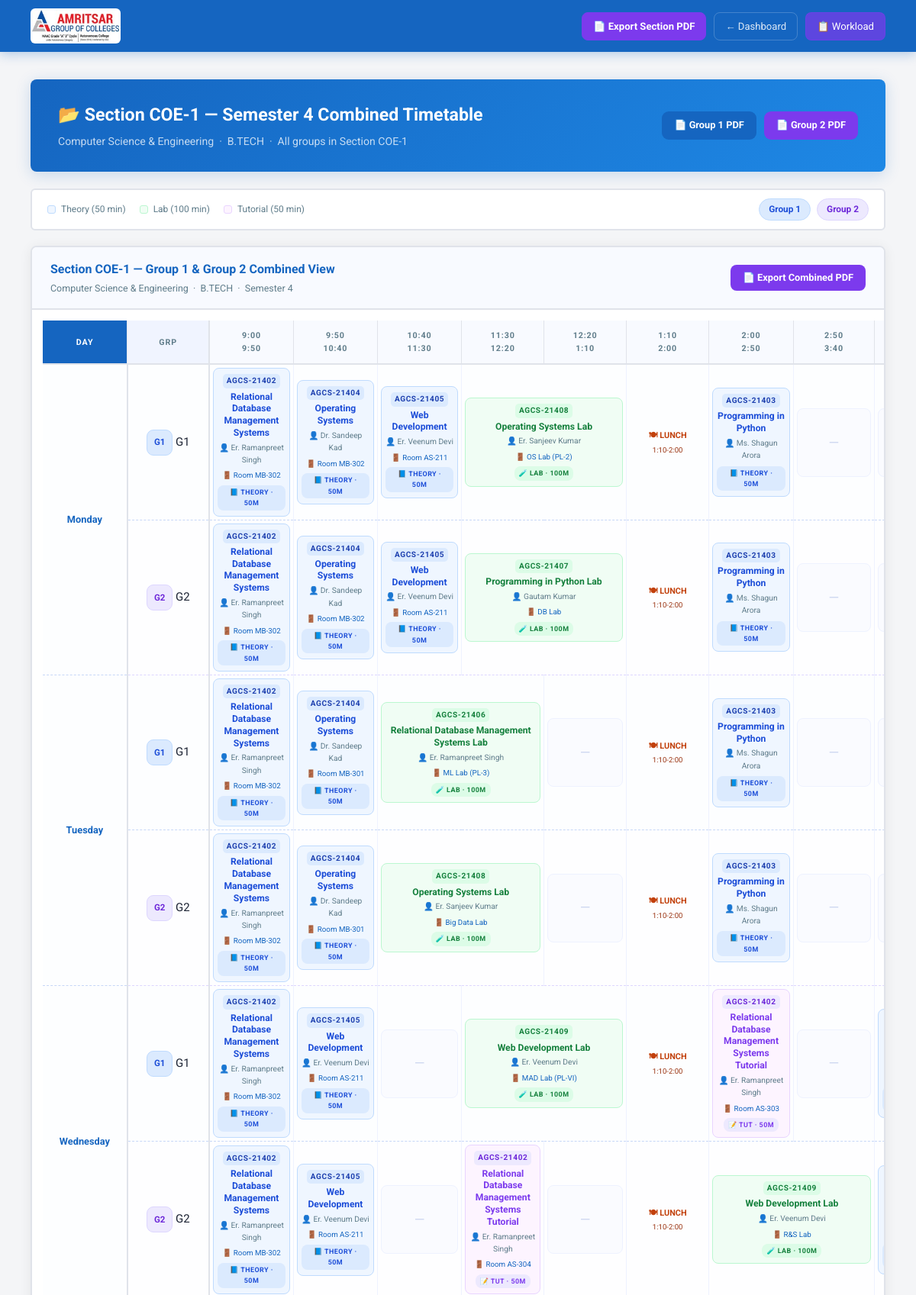
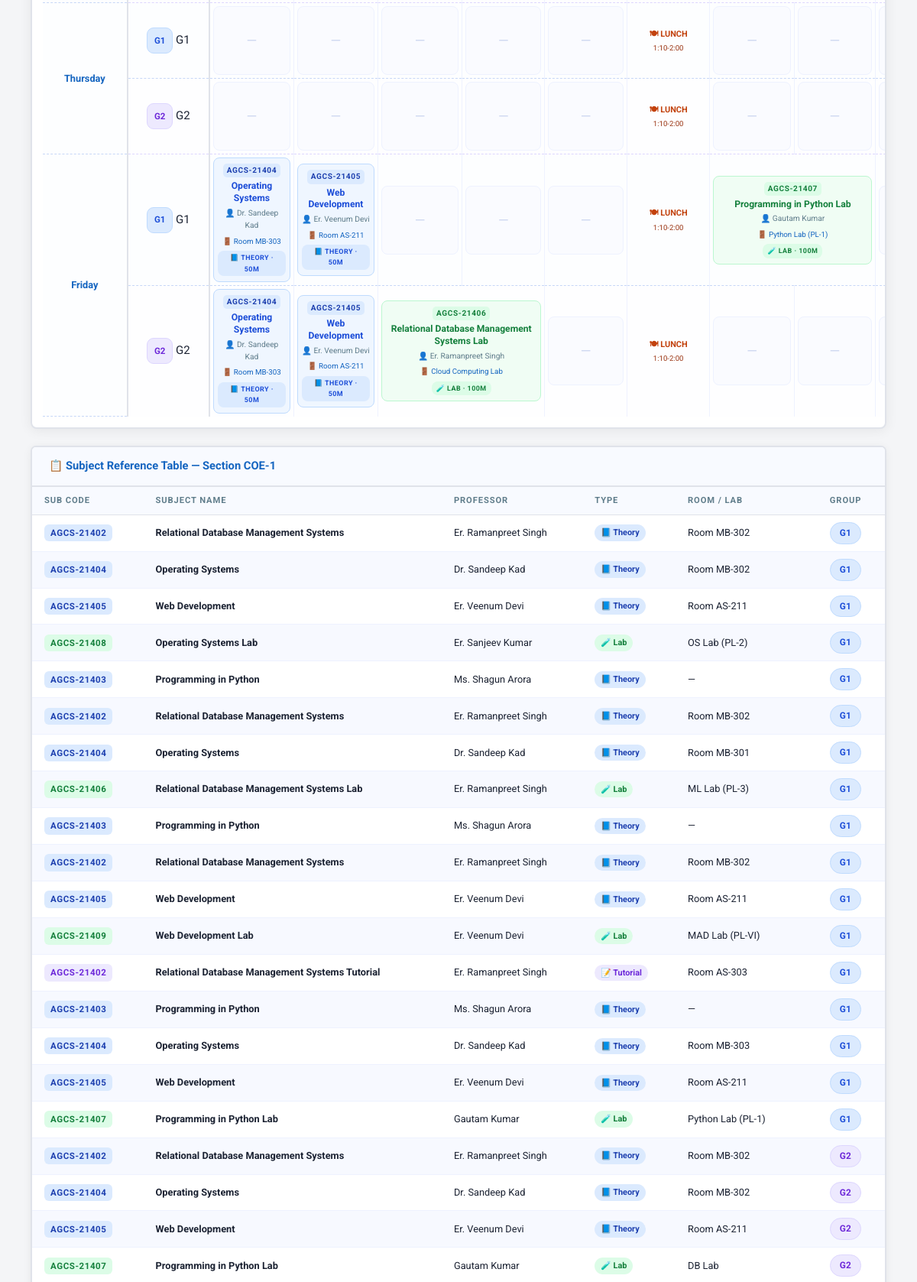
The page /section-timetable/83/4/COE-1/ (signed in, upper part) on the database its author committed (2 pictures, top to bottom).
### scheduler/models.py (models this page shows, shortened)
class Course(models.Model):
    COURSE_CHOICES = (
        ('BTECH', 'B.TECH'), ('BE', 'BE'), ('MTECH', 'M.TECH'), ('CUSTOM', 'Custom'),
    )
    department = models.ForeignKey(Department, on_delete=models.CASCADE, related_name='courses')
    name = models.CharField(max_length=10, choices=COURSE_CHOICES)
    custom_name = models.CharField(max_length=100, blank=True, default='')
    def get_display_name(self):
        if self.name == 'CUSTOM' and self.custom_name:
            return self.custom_name
        return self.get_name_display()

class Department(models.Model):
    name = models.CharField(max_length=100)

class Section(models.Model):
    YEAR_CHOICES = (
        ('1', 'Semester 1'), ('2', 'Semester 2'), ('3', 'Semester 3'), ('4', 'Semester 4'),
        ('5', 'Semester 5'), ('6', 'Semester 6'), ('7', 'Semester 7'), ('8', 'Semester 8'),
        ('CUSTOM', 'Custom'),
    )
    SECTION_CHOICES = (
        ('A', 'Section A'), ('B', 'Section B'), ('C', 'Section C'),
        ('D', 'Section D'), ('E', 'Section E'), ('CUSTOM', 'Custom Section'),
    )
    GROUP_CHOICES = (('G1', 'Group 1'), ('G2', 'Group 2'), ('G3', 'Group 3'), ('G4', 'Group 4'),)
    course = models.ForeignKey(Course, on_delete=models.CASCADE, related_name='sections')
    year = models.CharField(max_length=10, choices=YEAR_CHOICES)
    custom_year = models.CharField(max_length=50, blank=True, default='')
    section_name = models.CharField(max_length=20, choices=SECTION_CHOICES, default='A')
    custom_section_name = models.CharField(max_length=50, blank=True, default='')
    program = models.CharField(max_length=30, blank=True, default='')
    group = models.CharField(max_length=10, choices=GROUP_CHOICES)
    fixed_room = models.ForeignKey(
        Room, on_delete=models.SET_NULL, null=True, blank=True,
        related_name='fixed_sections',
        help_text='If set, theory lectures always use this room.')
    free_day = models.CharField(
        max_length=10, blank=True, default='',
        choices=[('', 'None')] + DAY_CHOICES,
        help_text='Weekly holiday for this section (e.g. Wednesday). No lectures scheduled on this day.'
    )
    section_start_slot = models.IntegerField(
        null=True, blank=True,
        choices=SLOT_CHOICES,
        help_text='Override start time for this section (leave blank to use department default).'
    )
    class_count = models.IntegerField(
        default=0,
        help_text='Number of students. Used to auto-select a room with sufficient capacity when no fixed room is set.'
    )
    class Meta:
        unique_together = ('course', 'year', 'section_name', 'group', 'custom_year', 'custom_section_name')

class TimeSlot(models.Model):
    day = models.CharField(max_length=10)
    slot = models.IntegerField()
    subject = models.ForeignKey(Subject, on_delete=models.CASCADE)
    professor = models.ForeignKey(Professor, on_delete=models.CASCADE)
    section = models.ForeignKey(Section, on_delete=models.CASCADE, null=True, blank=True)
    room = models.ForeignKey(Room, on_delete=models.SET_NULL, null=True, blank=True, related_name='timeslots')

class Subject(models.Model):
    TYPE_CHOICES = (
        ('THEORY', 'Theoretical'), ('LAB', 'Lab'),
        ('TUTORIAL', 'Tutorial'), ('NPTEL', 'NPTEL (after 2:00 PM only)'),
    )
    ALLOWED_GROUPS_CHOICES = (
        ('G1', 'Group 1 Only'), ('G2', 'Group 2 Only'), ('G3', 'Group 3 Only'), ('G4', 'Group 4 Only'), ('BOTH', 'All Groups'),
    )
    code = models.CharField(max_length=20, blank=True, default='', verbose_name='Subject Code')
    name = models.CharField(max_length=100)
    subject_type = models.CharField(max_length=10, choices=TYPE_CHOICES)
    professors = models.ManyToManyField(Professor)
    duration = models.IntegerField(default=1)  # 1=50min, 2=100min (lab)
    lectures_per_week = models.IntegerField()
    section = models.ForeignKey(Section, on_delete=models.CASCADE, related_name='subjects', null=True, blank=True)
    lab_room = models.ForeignKey(Room, on_delete=models.SET_NULL, null=True, blank=True, related_name='pinned_subjects')
    allowed_groups = models.CharField(max_length=10, choices=ALLOWED_GROUPS_CHOICES, default='BOTH')
    specialization_required = models.BooleanField(default=False)
    is_elective = models.BooleanField(default=False)

class Professor(models.Model):
    name = models.CharField(max_length=100)
    professor_id = models.CharField(max_length=50, blank=True, default='')
    department = models.ForeignKey(
        'Department', on_delete=models.SET_NULL, null=True, blank=True,
        related_name='professors')
    departments = models.ManyToManyField(
        'Department', blank=True, related_name='shared_professors')
    email = models.EmailField(blank=True)
    max_workload_hours_per_week = models.IntegerField(default=20)
    specialization_subjects = models.TextField(blank=True, default='')
    section_restrictions = models.TextField(blank=True, default='')

class Room(models.Model):
    ROOM_TYPE_CHOICES = (
        ('CLASSROOM', 'Classroom'), ('LAB', 'Lab'),
    )
    name = models.CharField(max_length=100)
    room_id = models.CharField(max_length=50, blank=True, default='')
    room_type = models.CharField(max_length=10, choices=ROOM_TYPE_CHOICES, default='CLASSROOM')
    capacity = models.IntegerField(default=60)
    department = models.ForeignKey(
        'Department', on_delete=models.SET_NULL, null=True, blank=True, related_name='rooms')
    allowed_subjects = models.TextField(
        blank=True, default='all',
        help_text='"all" or comma-separated subject names/codes this lab can host.')

### scheduler/views.py (the view)
# urls.py: path('section-timetable/<int:course_id>/<str:year>/<str:section_name>/', views.section_combined_timetable, name='section_combined_timetable'),
def section_combined_timetable(request, course_id, year, section_name):
    from django.db.models import Q
    course = get_object_or_404(Course, id=course_id)
    groups = Section.objects.filter(course=course, year=year).filter(
        Q(section_name=section_name) | Q(section_name='CUSTOM', custom_section_name=section_name)
    ).select_related('course__department').order_by('group')
    if not groups.exists():
        messages.error(request, 'No groups found for this section.')
        return redirect('dashboard')
    group_tables = []
    for section in groups:
        table = {}
        for day in DAYS:
            cells = []
            skip_next = False
            for i, slot in enumerate(SLOTS):
                if skip_next:
                    skip_next = False
                    cells.append({'entry': None, 'colspan': 1, 'skip': True, 'slot': slot})
                    continue
                entries = list(TimeSlot.objects.filter(day=day, slot=slot, section=section).select_related('subject', 'professor', 'room').order_by('id'))
                entry = entries[0] if entries else None
                if entry and entry.subject.subject_type == 'LAB':
                    next_slot = SLOTS[i + 1] if i + 1 < len(SLOTS) else None
                    if next_slot:
                        next_entry = TimeSlot.objects.filter(day=day, slot=next_slot, section=section).first()
                        if next_entry and next_entry.subject == entry.subject:
                            cells.append({'entry': entry, 'entries': entries, 'colspan': 2, 'skip': False, 'slot': slot})
                            skip_next = True
                            continue
                cells.append({'entry': entry, 'entries': entries, 'colspan': 1, 'skip': False, 'slot': slot})
            table[day] = cells
        group_tables.append({'section': section, 'table': table})
    year_display = dict(Section.YEAR_CHOICES).get(year, year)
    lunch_label = _get_lunch_label(course.department_id)
    lunch_slots = _get_lunch_slots(course.department_id)
    return render(request, 'section_combined_timetable.html', {
        'course': course, 'year': year, 'year_display': year_display,
        'section_name': section_name, 'group_tables': group_tables,
        'slots': SLOTS, 'slot_times': SLOT_TIMES, 'days': DAYS,
        'lunch_label': lunch_label, 'lunch_slots': lunch_slots,
    })

### template/section_combined_timetable.html (shortened to what this page needs)
{% load dict_filters %}
<!DOCTYPE html>
<html lang="en">
<head>
</head>
<body>
<nav>
  <div class="brand">
    <img src="/static/agclogo.jpg" alt="AGC Logo">
  </div>
  <div class="nav-right">
    <a href="/section-timetable/{{ course.id }}/{{ year }}/{{ section_name }}/pdf/" class="nav-btn btn-pdf">📄 Export Section PDF</a>
    {% if auth_is_staff %}
    <a href="/" class="nav-btn">← Dashboard</a>
    <a href="/workload-report/" class="nav-btn" style="background:rgba(124,58,237,.7);color:#fff;border-color:rgba(124,58,237,.5);">📋 Workload</a>
    {% endif %}
  </div>
</nav>
<main>
  <div class="page-header">
    <div class="page-header-left">
      <h1>📂 Section {{ section_name }} — {{ year_display }} Combined Timetable</h1>
      <p>{{ course.department.name }} &nbsp;·&nbsp; {{ course.get_display_name }} &nbsp;·&nbsp; All groups in Section {{ section_name }}</p>
    </div>
    <div class="page-header-actions">
      {% for gt in group_tables %}
      <a href="/timetable/{{ gt.section.id }}/pdf/"
         class="header-pdf-btn"
         style="{% if gt.section.group == 'G1' %}background:var(--blue);{% elif gt.section.group == 'G2' %}background:var(--purple);{% elif gt.section.group == 'G3' %}background:var(--g3);{% else %}background:var(--g4);{% endif %}">
        📄 {{ gt.section.get_group_display }} PDF
      </a>
      {% endfor %}
    </div>
  </div>
  <div class="legend-bar">
    <div class="leg"><span class="leg-dot ld-theory"></span>Theory (50 min)</div>
    <div class="leg"><span class="leg-dot ld-lab"></span>Lab (100 min)</div>
    <div class="leg"><span class="leg-dot ld-tut"></span>Tutorial (50 min)</div>
    <div style="margin-left:auto;display:flex;gap:8px;align-items:center;">
      {% for gt in group_tables %}
      <span class="group-pill {% if gt.section.group == 'G1' %}pill-g1{% elif gt.section.group == 'G2' %}pill-g2{% elif gt.section.group == 'G3' %}pill-g3{% else %}pill-g4{% endif %}">
        {{ gt.section.get_group_display }}
      </span>
      {% endfor %}
    </div>
  </div>
  {% if group_tables %}
  <div class="table-card">
    <div class="table-card-header">
      <div>
        <div class="table-card-title">Section {{ section_name }} — {% for gt in group_tables %}{{ gt.section.get_group_display }}{% if not forloop.last %} &amp; {% endif %}{% endfor %} Combined View</div>
        <div class="table-card-sub">{{ course.department.name }} &nbsp;·&nbsp; {{ course.get_display_name }} &nbsp;·&nbsp; {{ year_display }}</div>
      </div>
      <a href="/section-timetable/{{ course.id }}/{{ year }}/{{ section_name }}/pdf/" class="pdf-btn">📄 Export Combined PDF</a>
    </div>
    <div class="tt-wrap">
      <table class="combined">
        <thead>
          <tr>
            <th>Day</th>
            <th class="grp-col">Grp</th>
            <th>9:00<br>9:50</th>
            <th>9:50<br>10:40</th>
            <th>10:40<br>11:30</th>
            <th>11:30<br>12:20</th>
            <th>12:20<br>1:10</th>
            <th>1:10<br>2:00</th>
            <th>2:00<br>2:50</th>
            <th>2:50<br>3:40</th>
            <th>3:40<br>4:30</th>
          </tr>
        </thead>
        <tbody>
          {% for day in days %}
            {% for gt in group_tables %}
            <tr class="row-{{ gt.section.group|lower }}">
              {% if forloop.first %}
              <td class="day-cell" rowspan="{{ group_tables|length }}">{{ day }}</td>
              {% endif %}
              <td class="grp-cell">
                <span class="grp-tag {% if gt.section.group == 'G1' %}grp-tag-g1{% elif gt.section.group == 'G2' %}grp-tag-g2{% elif gt.section.group == 'G3' %}grp-tag-g3{% else %}grp-tag-g4{% endif %}">&nbsp;{{ gt.section.group }}&nbsp;</span>
                  {{ gt.section.group }}
              </td>
              {% for cell in gt.table|dict_key:day %}
                {% if not cell.skip %}
                  <td {% if cell.colspan == 2 %}colspan="2"{% endif %}>
                    {% if cell.slot in lunch_slots %}
                      <div class="cell cell-lunch"><div class="lunch-label">🍽 Lunch</div><div class="lunch-time">{{ slot_times|dict_key:cell.slot }}</div></div>
                    {% elif cell.entry %}
                      <div class="cell {% if cell.entry.subject.is_elective %}cell-elec{% elif cell.entry.subject.subject_type == 'LAB' %}cell-lab{% elif cell.entry.subject.subject_type == 'TUTORIAL' %}cell-tut{% else %}cell-theory{% endif %}">
                        {% if cell.entry.subject.code %}<div class="cell-code">{{ cell.entry.subject.code }}</div>{% endif %}
                        <div class="cell-name">{{ cell.entry.subject.name }}</div>
                        <div class="cell-prof">👤 {{ cell.entry.professor.name }}</div>
                        {% if cell.entry.room %}<div class="cell-room">🚪 {{ cell.entry.room.name }}</div>{% endif %}
                        <span class="cell-badge">
                          {% if cell.entry.subject.is_elective %}🔀 Elective · 50m
                          {% elif cell.entry.subject.subject_type == 'LAB' %}🧪 Lab · 100m
                          {% elif cell.entry.subject.subject_type == 'TUTORIAL' %}📝 Tut · 50m
                          {% else %}📘 Theory · 50m{% endif %}
                        </span>
                      </div>
                    {% else %}
                      <div class="cell cell-empty"><span class="empty-dash">—</span></div>
                    {% endif %}
                  </td>
                {% endif %}
              {% endfor %}
            </tr>
            {% endfor %}
          {% endfor %}
        </tbody>
      </table>
    </div>
  </div>
  {% else %}
  <div class="no-data">
    No timetable generated yet. <a href="/generate-smart/" style="color:var(--blue);font-weight:700;">⚡ Generate →</a>
  </div>
  {% endif %}
  {% if group_tables %}
  {% with subjects_seen="" %}
  <div class="subj-legend">
    <div class="subj-legend-header">
      <h3>📋 Subject Reference Table — Section {{ section_name }}</h3>
    </div>
    <table class="legend-tbl">
      <thead>
        <tr>
          <th>Sub Code</th>
          <th>Subject Name</th>
          <th>Professor</th>
          <th>Type</th>
          <th>Room / Lab</th>
          <th>Group</th>
        </tr>
      </thead>
      <tbody>
        {% for gt in group_tables %}
          {% for day in days %}
            {% for cell in gt.table|dict_key:day %}
              {% if cell.entry and not cell.skip %}
                <tr>
                  <td>
                    <span class="code-chip {% if cell.entry.subject.is_elective %}chip-elec{% elif cell.entry.subject.subject_type == 'LAB' %}chip-lab{% elif cell.entry.subject.subject_type == 'TUTORIAL' %}chip-tut{% else %}chip-theory{% endif %}">
                      {% if cell.entry.subject.code %}{{ cell.entry.subject.code }}{% else %}—{% endif %}
                    </span>
                  </td>
                  <td><strong>{{ cell.entry.subject.name }}</strong></td>
                  <td>{{ cell.entry.professor.name }}</td>
                  <td>
                    <span class="type-badge {% if cell.entry.subject.is_elective %}chip-elec{% elif cell.entry.subject.subject_type == 'LAB' %}chip-lab{% elif cell.entry.subject.subject_type == 'TUTORIAL' %}chip-tut{% else %}chip-theory{% endif %}">
                      {% if cell.entry.subject.is_elective %}🔀 Elective
                      {% elif cell.entry.subject.subject_type == 'LAB' %}🧪 Lab
                      {% elif cell.entry.subject.subject_type == 'TUTORIAL' %}📝 Tutorial
                      {% else %}📘 Theory{% endif %}
                    </span>
                  </td>
                  <td>{% if cell.entry.room %}{{ cell.entry.room.name }}{% else %}—{% endif %}</td>
                  <td>
                    <span class="group-pill {% if gt.section.group == 'G1' %}pill-g1{% elif gt.section.group == 'G2' %}pill-g2{% elif gt.section.group == 'G3' %}pill-g3{% else %}pill-g4{% endif %}">
                      {{ gt.section.group }}
                    </span>
                  </td>
                </tr>
              {% endif %}
            {% endfor %}
          {% endfor %}
        {% endfor %}
      </tbody>
    </table>
  </div>
  {% endwith %}
  {% endif %}
</main>
</body>
</html>

### rows shown on the page
Course: department.name "Computer Science & Engineering", get_display_name "B.TECH"
Section: section.group "Group 1", day "Monday", section.group "G1", table "1:10-2:00" "1:10-2:00" "1:10-2:00" "1:10-2:00" "1:10-2:00", day "Tuesday", day "Wednesday", free_day "Thursday", day "Friday"
Section: section.group "Group 2", section.group "G2", table "1:10-2:00" "1:10-2:00" "1:10-2:00" "1:10-2:00" "1:10-2:00"
TimeSlot: entry.subject.code "AGCS-21402", entry.subject.name "Relational Database Management Systems", entry.professor.name "Er. Ramanpreet Singh", entry.room.name "Room MB-302", shows "📘 THEORY · 50M", shows "📘 Theory"
TimeSlot: entry.subject.code "AGCS-21404", entry.subject.name "Operating Systems", entry.professor.name "Dr. Sandeep Kad", entry.room.name "Room MB-302", shows "📘 THEORY · 50M", shows "📘 Theory"
TimeSlot: entry.subject.code "AGCS-21405", entry.subject.name "Web Development", entry.professor.name "Er. Veenum Devi", entry.room.name "Room AS-211", shows "📘 THEORY · 50M", shows "📘 Theory"
TimeSlot: entry.subject.code "AGCS-21408", entry.subject.name "Operating Systems Lab", entry.professor.name "Er. Sanjeev Kumar", entry.room.name "OS Lab (PL-2)", shows "🧪 LAB · 100M", shows "🧪 Lab"
TimeSlot: entry.subject.code "AGCS-21403", entry.subject.name "Programming in Python", entry.professor.name "Ms. Shagun Arora", shows "📘 THEORY · 50M", shows "📘 Theory"
TimeSlot: entry.subject.code "AGCS-21402", entry.subject.name "Relational Database Management Systems", entry.professor.name "Er. Ramanpreet Singh", entry.room.name "Room MB-302", shows "📘 THEORY · 50M", shows "📘 Theory"
TimeSlot: entry.subject.code "AGCS-21404", entry.subject.name "Operating Systems", entry.professor.name "Dr. Sandeep Kad", entry.room.name "Room MB-302", shows "📘 THEORY · 50M", shows "📘 Theory"
TimeSlot: entry.subject.code "AGCS-21405", entry.subject.name "Web Development", entry.professor.name "Er. Veenum Devi", entry.room.name "Room AS-211", shows "📘 THEORY · 50M", shows "📘 Theory"
TimeSlot: entry.subject.code "AGCS-21407", entry.subject.name "Programming in Python Lab", entry.professor.name "Gautam Kumar", entry.room.name "DB Lab", shows "🧪 LAB · 100M", shows "🧪 Lab"
TimeSlot: entry.subject.code "AGCS-21403", entry.subject.name "Programming in Python", entry.professor.name "Ms. Shagun Arora", shows "📘 THEORY · 50M"
TimeSlot: entry.subject.code "AGCS-21402", entry.subject.name "Relational Database Management Systems", entry.professor.name "Er. Ramanpreet Singh", entry.room.name "Room MB-302", shows "📘 THEORY · 50M", shows "📘 Theory"
TimeSlot: entry.subject.code "AGCS-21404", entry.subject.name "Operating Systems", entry.professor.name "Dr. Sandeep Kad", entry.room.name "Room MB-301", shows "📘 THEORY · 50M", shows "📘 Theory"
TimeSlot: entry.subject.code "AGCS-21406", entry.subject.name "Relational Database Management Systems Lab", entry.professor.name "Er. Ramanpreet Singh", entry.room.name "ML Lab (PL-3)", shows "🧪 LAB · 100M", shows "🧪 Lab"
TimeSlot: entry.subject.code "AGCS-21403", entry.subject.name "Programming in Python", entry.professor.name "Ms. Shagun Arora", shows "📘 THEORY · 50M", shows "📘 Theory"
TimeSlot: entry.subject.code "AGCS-21402", entry.subject.name "Relational Database Management Systems", entry.professor.name "Er. Ramanpreet Singh", entry.room.name "Room MB-302", shows "📘 THEORY · 50M"
TimeSlot: entry.subject.code "AGCS-21404", entry.subject.name "Operating Systems", entry.professor.name "Dr. Sandeep Kad", entry.room.name "Room MB-301", shows "📘 THEORY · 50M"
TimeSlot: entry.subject.code "AGCS-21408", entry.subject.name "Operating Systems Lab", entry.professor.name "Er. Sanjeev Kumar", entry.room.name "Big Data Lab", shows "🧪 LAB · 100M"
TimeSlot: entry.subject.code "AGCS-21403", entry.subject.name "Programming in Python", entry.professor.name "Ms. Shagun Arora", shows "📘 THEORY · 50M"
TimeSlot: entry.subject.code "AGCS-21402", entry.subject.name "Relational Database Management Systems", entry.professor.name "Er. Ramanpreet Singh", entry.room.name "Room MB-302", shows "📘 THEORY · 50M", shows "📘 Theory"
TimeSlot: entry.subject.code "AGCS-21405", entry.subject.name "Web Development", entry.professor.name "Er. Veenum Devi", entry.room.name "Room AS-211", shows "📘 THEORY · 50M", shows "📘 Theory"
TimeSlot: entry.subject.code "AGCS-21409", entry.subject.name "Web Development Lab", entry.professor.name "Er. Veenum Devi", entry.room.name "MAD Lab (PL-VI)", shows "🧪 LAB · 100M", shows "🧪 Lab"
TimeSlot: entry.subject.code "AGCS-21402", entry.subject.name "Relational Database Management Systems Tutorial", entry.professor.name "Er. Ramanpreet Singh", entry.room.name "Room AS-303", shows "📝 TUT · 50M", shows "📝 Tutorial"
TimeSlot: entry.subject.code "AGCS-21402", entry.subject.name "Relational Database Management Systems", entry.professor.name "Er. Ramanpreet Singh", entry.room.name "Room MB-302", shows "📘 THEORY · 50M"
TimeSlot: entry.subject.code "AGCS-21405", entry.subject.name "Web Development", entry.professor.name "Er. Veenum Devi", entry.room.name "Room AS-211", shows "📘 THEORY · 50M"
TimeSlot: entry.subject.code "AGCS-21402", entry.subject.name "Relational Database Management Systems Tutorial", entry.professor.name "Er. Ramanpreet Singh", entry.room.name "Room AS-304", shows "📝 TUT · 50M"
TimeSlot: entry.subject.code "AGCS-21409", entry.subject.name "Web Development Lab", entry.professor.name "Er. Veenum Devi", entry.room.name "R&S Lab", shows "🧪 LAB · 100M"
TimeSlot: entry.subject.code "AGCS-21404", entry.subject.name "Operating Systems", entry.professor.name "Dr. Sandeep Kad", entry.room.name "Room MB-303", shows "📘 THEORY · 50M", shows "📘 Theory"
TimeSlot: entry.subject.code "AGCS-21405", entry.subject.name "Web Development", entry.professor.name "Er. Veenum Devi", entry.room.name "Room AS-211", shows "📘 THEORY · 50M", shows "📘 Theory"
TimeSlot: entry.subject.code "AGCS-21407", entry.subject.name "Programming in Python Lab", entry.professor.name "Gautam Kumar", entry.room.name "Python Lab (PL-1)", shows "🧪 LAB · 100M", shows "🧪 Lab"
TimeSlot: entry.subject.code "AGCS-21404", entry.subject.name "Operating Systems", entry.professor.name "Dr. Sandeep Kad", entry.room.name "Room MB-303", shows "📘 THEORY · 50M"
TimeSlot: entry.subject.code "AGCS-21405", entry.subject.name "Web Development", entry.professor.name "Er. Veenum Devi", entry.room.name "Room AS-211", shows "📘 THEORY · 50M"
TimeSlot: entry.subject.code "AGCS-21406", entry.subject.name "Relational Database Management Systems Lab", entry.professor.name "Er. Ramanpreet Singh", entry.room.name "Cloud Computing Lab", shows "🧪 LAB · 100M"
TimeSlot: entry.subject.code "AGCS-21403", entry.subject.name "Programming in Python", entry.professor.name "Ms. Shagun Arora", shows "📘 Theory"

### other values the page prints
{{ section_name }} "COE-1"
{{ year_display }} "Semester 4"
